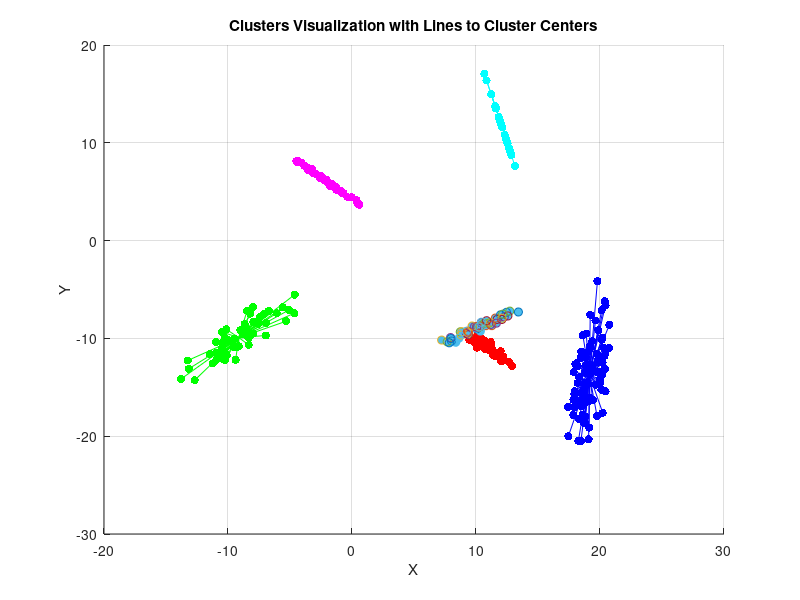
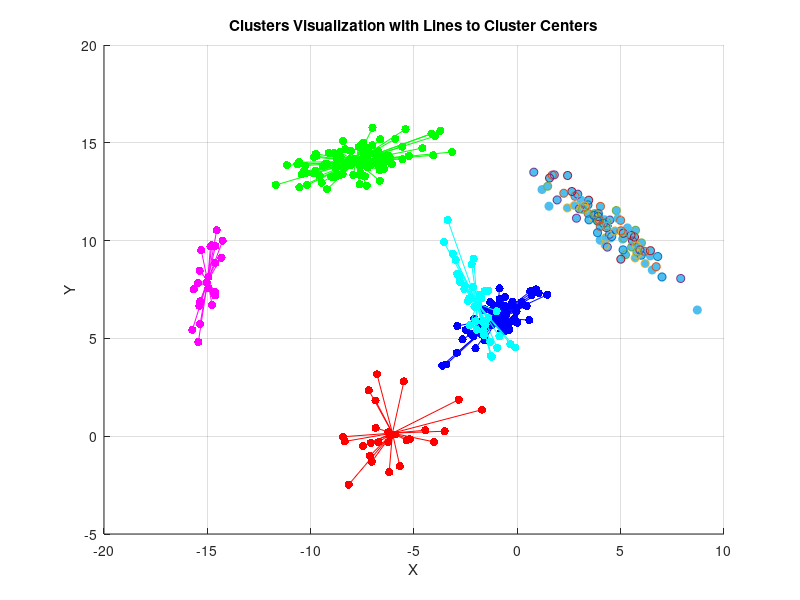
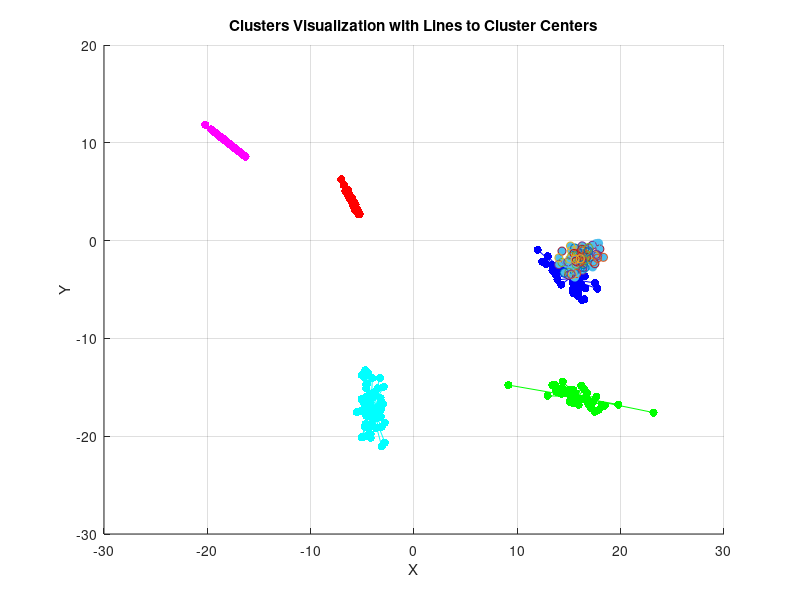
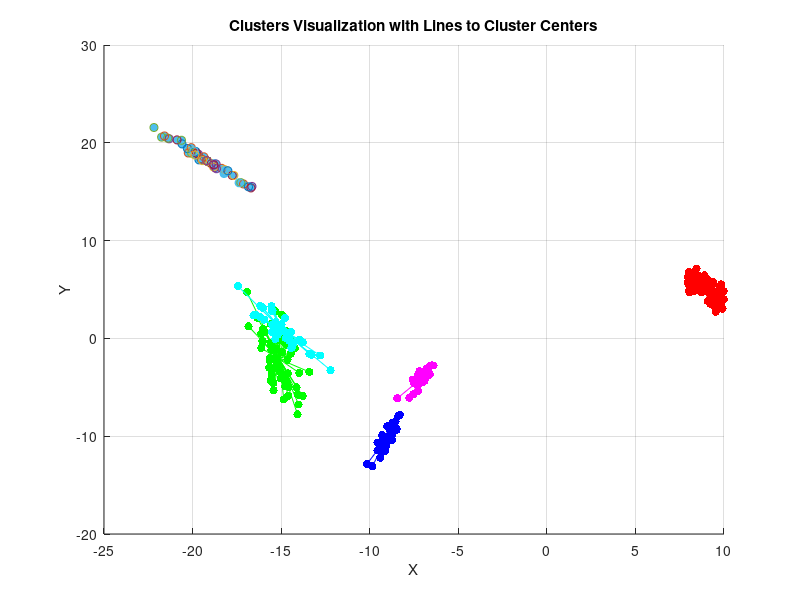

These figures' MATLAB source, in order: (Note: a time limit stopped this script after it produced the figures.)
%%%%%%%%%%%%%%%%%%%%%%%%%%%%%%%%%%%%%%%%%%%%%%%%%%%%%%%%%%%%%%%%%%%%%%%%%%%%%%%%%%%%%%%%%%%%%%%%%%%%%%%%%%%%%%%%%%%
%%%%%%%%%%%%%%%%%%%%%%%%%%%%%%%%%%%%%%%%%%%%%%%%%%%%%%%%%% Q 1.0 Creating dataset %%%%%%%%%%%%%%%%%%%%%%%%%%%%%%%%%
%%%%%%%%%%%%%%%%%%%%%%%%%%%%%%%%%%%%%%%%%%%%%%%%%%%%%%%%%%%%%%%%%%%%%%%%%%%%%%%%%%%%%%%%%%%%%%%%%%%%%%%%%%%%%%%%%%%
% Parameters
%m = 3; % length of vector (dimension)
c = 6; % number of clusters
colors = ['r', 'g', 'b','c','m','o','k']; % colors for clusters

for m = 2:6
    for clusnum = 1:4
        % Init matrix and vectors
        all_vectors = [];
        labels = [];
        cluster_centers = [];
        for i = 1:c
            n = randi([10,100]); % number of points in cluster
            mean_val = randi([-20,20], 1, m); % mean values for cluster
            cov_matrix = wishrnd(eye(m), m); % random covariance matrix using Wishart distribution

            % Creating vector of cluster
            cluster_vectors = mvnrnd(mean_val, cov_matrix, n);

            % Adding cluster to space matrix
            all_vectors = [all_vectors; cluster_vectors];
            % Adding labels for clusters
            labels = [labels; repmat([i, n, mean_val, cov_matrix(:)'], n, 1)]; % cluster ID / number of points in cluster / mean values / variances

            % Calculating center of cluster
            cluster_centers = [cluster_centers; mean(cluster_vectors, 1)];
        end
        
        % Vizualization
        if m == 3
            figure;
            hold on;
            for i = 1:c
                cluster_points = all_vectors(labels(:, 1) == i, :);
                scatter3(cluster_points(:, 1), cluster_points(:, 2), cluster_points(:, 3), 36, colors(i), 'filled');
                % Grid line from center to points in cluster
                for j = 1:size(cluster_points, 1)
                    plot3([cluster_points(j, 1), cluster_centers(i, 1)], ...
                          [cluster_points(j, 2), cluster_centers(i, 2)], ...
                          [cluster_points(j, 3), cluster_centers(i, 3)], colors(i));
                end
            end
            hold off;
            xlabel('X');
            ylabel('Y');
            zlabel('Z');
            title('Clusters Visualization with Lines to Cluster Centers');
            grid on; 
            view(3); % 3D visualization
            xlim auto;
            ylim auto;
            zlim auto;
        end
        if m == 2
            figure;
            hold on;
            for i = 1:c
                cluster_points = all_vectors(labels(:, 1) == i, :);
                scatter(cluster_points(:, 1), cluster_points(:, 2), 36, colors(i), 'filled');
                % Grid line from center to points in cluster
                for j = 1:size(cluster_points, 1)
                    plot([cluster_points(j, 1), cluster_centers(i, 1)], ...
                          [cluster_points(j, 2), cluster_centers(i, 2)], ...
                          colors(i));
                end
            end
            hold off;
            xlabel('X');
            ylabel('Y');
            title('Clusters Visualization with Lines to Cluster Centers');
            grid on; 
            xlim auto;
            ylim auto;
        end

        filename = ['gaussian_cluster_', num2str(clusnum), '_', num2str(m), 'D', '.mat'];
        save(filename);
    end
end
